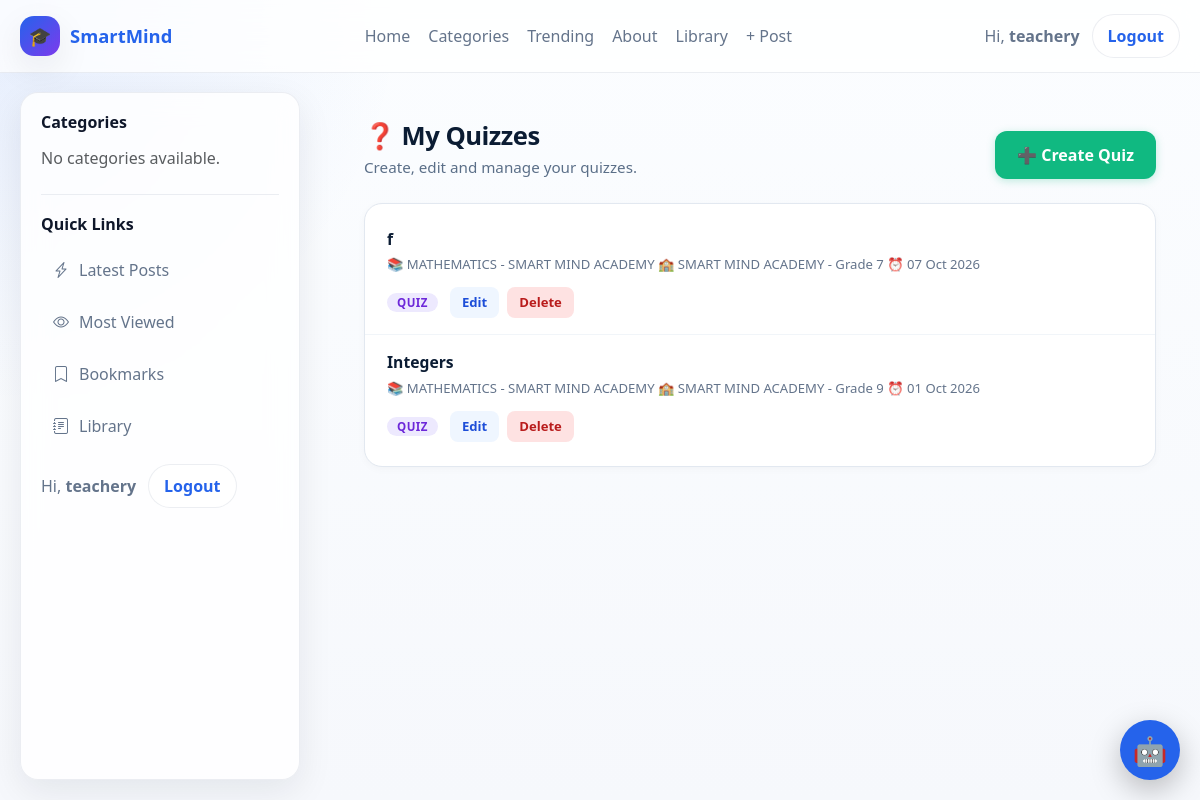
Screenshot of /assignments/quizzes/ (signed in) with the database file from the repository.
### accounts/models.py (models this page shows, shortened)
class User(AbstractUser):
    ROLE_CHOICES = [
        ("school_admin", "School Admin"),
        ("teacher", "Teacher"),
        ("student", "Student"),
        ("parent", "Parent"),
    ]
    role = models.CharField(
        max_length=20,
        choices=ROLE_CHOICES,
        default="student",
        db_index=True,
    )
    school = models.ForeignKey(
        "schools.School",
        on_delete=models.CASCADE,
        related_name="users",
        null=True,
        blank=True,
    )
    school_class = models.ForeignKey(
        "schools.SchoolClass",
        on_delete=models.SET_NULL,
        related_name="students",
        null=True,
        blank=True,
    )
    teacher_role = models.ForeignKey(
        "TeacherRole",
        on_delete=models.SET_NULL,
        null=True,
        blank=True,
        related_name="teachers",
    )
    admission_number = models.CharField(
        max_length=30,
        unique=True,
        blank=True,
        null=True,
        db_index=True,
    )
    employee_number = models.CharField(
        max_length=30,
        unique=True,
        blank=True,
        null=True,
        db_index=True,
    )
    tsc_number = models.CharField(
        max_length=30,
        blank=True,
        null=True,
    )
    phone_number = models.CharField(max_length=20, blank=True)
    profile_picture = models.ImageField(upload_to="profiles/", blank=True, null=True)
    date_of_birth = models.DateField(blank=True, null=True)
    is_verified = models.BooleanField(default=False)
    created_at = models.DateTimeField(default=timezone.now)
    updated_at = models.DateTimeField(auto_now=True)

### assignments/models.py (models this page shows, shortened)
class Assignment(models.Model):
    ASSIGNMENT_TYPES = (
        ('essay', 'Essay / Written'),
        ('quiz', 'Multiple Choice Quiz'),
        ('mixed', 'Mixed'),
    )
    title = models.CharField(max_length=200)
    description = CKEditor5Field("Description", config_name="default")
    teacher = models.ForeignKey(
        'accounts.User',
        on_delete=models.CASCADE,
        related_name="created_assignments"
    )
    from .storage import AssignmentStorage
    attachment = models.FileField(
        storage=AssignmentStorage(),
        upload_to="",
        blank=True,
        null=True,
    )
    school_class = models.ForeignKey(
        'schools.SchoolClass',
        on_delete=models.CASCADE,
        related_name="assignments",
    )
    subject = models.ForeignKey(
        "Subject",
        on_delete=models.CASCADE,
        related_name="assignments"
    )
    assignment_type = models.CharField(
        max_length=20,
        choices=ASSIGNMENT_TYPES,
        default='essay'
    )
    due_date = models.DateTimeField()
    total_marks = models.FloatField(default=100)
    duration_minutes = models.IntegerField(null=True, blank=True)
    is_timed = models.BooleanField(default=False)
    created_at = models.DateTimeField(auto_now_add=True)
    class Meta:
        ordering = ['-created_at']
        indexes = [
            models.Index(fields=["school_class"]),
            models.Index(fields=["subject"]),
            models.Index(fields=["teacher"]),
            models.Index(fields=["due_date"]),
        ]

class Subject(models.Model):
    school = models.ForeignKey(
        School,
        on_delete=models.CASCADE,
        related_name="subjects"
    )
    name = models.CharField(max_length=100)
    code = models.CharField(max_length=20, blank=True)
    class Meta:
        unique_together = ('school', 'name')
    def __str__(self):
        return f"{self.name} - {self.school.name}"

### schools/models.py (models this page shows, shortened)
class School(models.Model):
    name = models.CharField(max_length=255)
    code = models.SlugField(max_length=50, unique=True)
    slogan = models.CharField(max_length=255, blank=True)
    about = models.TextField(blank=True)
    logo = models.ImageField(
        upload_to="schools/logos/",
        blank=True,
        null=True
    )
    email = models.EmailField(blank=True)
    phone_number = models.CharField(max_length=20, blank=True)
    website = models.URLField(blank=True)
    address = models.CharField(max_length=255, blank=True)
    is_active = models.BooleanField(default=True)
    created_at = models.DateTimeField(auto_now_add=True)
    updated_at = models.DateTimeField(auto_now=True)
    class Meta:
        ordering = ["name"]

class SchoolClass(models.Model):
    LEVEL_CHOICES = [
        ("pre_primary", "Pre-Primary"),
        ("lower_primary", "Lower Primary"),
        ("upper_primary", "Upper Primary"),
        ("junior_school", "Junior School"),
        ("senior_school", "Senior School"),
    ]
    school = models.ForeignKey(
        School,
        on_delete=models.CASCADE,
        related_name="classes"
    )
    name = models.CharField(max_length=50)
    level = models.CharField(
        max_length=30,
        choices=LEVEL_CHOICES
    )
    order = models.PositiveSmallIntegerField(
        default=1,
        help_text="Used to sort classes."
    )
    is_active = models.BooleanField(default=True)
    class Meta:
        unique_together = ("school", "name")
        ordering = ["order", "name"]
    def __str__(self):
        return f"{self.school.name} - {self.name}"

### assignments/views.py (the view, shortened to what this page needs)
# urls.py: path("quizzes/", views.quiz_home, name="quiz_home"),
@login_required
def quiz_home(request):
    user = request.user
    if user.role == "teacher":
        quizzes = (
            Assignment.objects
            .filter(teacher=user, assignment_type="quiz")
            .select_related("school_class", "subject")
            .order_by("-created_at")
        )
        return render(request, "quiz_home.html", {
            "role": "teacher",
            "role_label": "Teacher",
            "quizzes": quizzes,
        })

### assignments/templates/quiz_home.html (shortened to what this page needs)
{% extends "base.html" %}
{% block content %}
<div class="quiz-home">
  {% if role == "teacher" or role == "school_admin" %}
    <div class="quiz-home-header">
      <div>
        <h2>❓ My Quizzes</h2>
        <p>
          {% if role == "school_admin" %}
            All quizzes across your school.
          {% else %}
            Create, edit and manage your quizzes.
          {% endif %}
        </p>
      </div>
      {% if role == "teacher" %}
        <a href="{% url 'create_quiz' %}" class="btn-create">
          ➕ Create Quiz
        </a>
      {% endif %}
    </div>
    {% if quizzes %}
      <div class="panel">
        {% for quiz in quizzes %}
          <div class="row">
            <div>
              <div class="row-title">{{ quiz.title }}</div>
              <div class="row-meta">
                {% if quiz.subject %}📚 {{ quiz.subject }}{% endif %}
                {% if quiz.school_class %}🏫 {{ quiz.school_class }}{% endif %}
                {% if quiz.due_date %}⏰ {{ quiz.due_date|date:"d M Y" }}{% endif %}
              </div>
            </div>
            <div style="display:flex;align-items:center;gap:12px;">
              <span class="badge">Quiz</span>
              {% if role == "teacher" %}
                <div class="actions">
                  <a href="{% url 'edit_quiz' quiz.id %}" class="edit">Edit</a>
                  <a href="{% url 'delete_quiz' quiz.id %}" class="delete">Delete</a>
                </div>
              {% endif %}
            </div>
          </div>
        {% endfor %}
      </div>
    {% endif %}
  {% else %}
    <div class="empty">
      <span class="icon">🚫</span>
      <p>You do not have permission to view quizzes.</p>
    </div>
  {% endif %}
</div>
{% endblock %}

### blog/templates/base.html (shortened to what this page needs)
{% load static %}
<!DOCTYPE html>
<html lang="en">
<head>
    <link href="https://cdn.jsdelivr.net/npm/bootstrap@5.3.7/dist/css/bootstrap.min.css" rel="stylesheet">
    <link rel="stylesheet" href="https://cdn.jsdelivr.net/npm/bootstrap-icons@1.11.3/font/bootstrap-icons.min.css">
    <link rel="stylesheet" href="{% static 'smartmind_ai/chatbot.css' %}">
    <link rel="stylesheet" href="{% static 'django_ckeditor_5/dist/styles.css' %}">
</head>
<body>
<div class="site-shell">
    <header class="site-navbar">
        <div class="nav-inner">
            <a href="{% url 'dashboard' %}" class="brand">
                <span class="brand-badge">🎓</span>
                <span>SmartMind</span>
            </a>
            <nav class="nav-links" aria-label="Main navigation">
                {% if user.is_authenticated %}
                    <a href="{% url 'dashboard' %}">Home</a>
                {% else %}
                    <a href="{% url 'blog:home' %}">Home</a>
                {% endif %}
                <a href="#">Categories</a>
                <a href="#">Trending</a>
                <a href="#">About</a>
                <a href="{% url 'library:home' %}">Library</a>
                <a href="{% url 'blog:add_post' %}">+ Post</a>
            </nav>
            <div class="user-box">
                {% if user.is_authenticated %}
                    <span>Hi, <strong>{{ user.username }}</strong></span>
                    <form action="{% url 'logout' %}" method="post" class="m-0">
                        <button type="submit" class="btn-pill">Logout</button>
                    </form>
                {% else %}
                    <a href="{% url 'login' %}" class="btn-pill">Login</a>
                {% endif %}
            </div>
        </div>
    </header>
    <div class="layout">
        <aside class="sidebar d-none d-lg-block">
            <div class="sidebar-section">
                <h3>Categories</h3>
                <div class="sidebar-links">
                    {% for category in categories %}
                        <a href="{% url 'blog:category_post' category.slug %}">
                            <i class="bi bi-folder2"></i>
                            <span>{{ category.name }}</span>
                        </a>
                    {% empty %}
                        <p class="text-muted mb-0">No categories available.</p>
                    {% endfor %}
                </div>
            </div>
            <div class="sidebar-section">
                <h3>Quick Links</h3>
                <div class="sidebar-links">
                    <a href="#"><i class="bi bi-lightning-charge"></i><span>Latest Posts</span></a>
                    <a href="#"><i class="bi bi-eye"></i><span>Most Viewed</span></a>
                    <a href="#"><i class="bi bi-bookmark"></i><span>Bookmarks</span></a>
                    <a href="{% url 'library:home' %}"><i class="bi bi-journal-text"></i><span>Library</span></a>
                </div>
                <div class="user-box mt-3">
                    {% if user.is_authenticated %}
                        <span>Hi, <strong>{{ user.username }}</strong></span>
                        <form action="{% url 'logout' %}" method="post" class="m-0">
                            <button type="submit" class="btn-pill">Logout</button>
                        </form>
                    {% else %}
                        <a href="{% url 'login' %}" class="btn-pill">Login</a>
                    {% endif %}
                </div>
            </div>
        </aside>
        <main>
            <div class="content-wrap">
                {% block content %}{% endblock %}
            </div>
        </main>
    </div>
</div>
{% include "smartmind_ai/chatbot.html" %}
</body>
</html>

### blog/templates/base.html (style rules this page uses)
:root { --bg: #f6f8fc; --surface: rgba(255, 255, 255, 0.82); --surface-solid: #ffffff; --text: #0f172a; --muted: #64748b; --primary: #2563eb; --primary-2: #1d4ed8; --border: rgba(148, 163, 184, 0.18); --shadow: 0 12px 35px rgba(15, 23, 42, 0.08); --radius: 18px; --navbar-h: 72px; --sidebar-w: 280px; --layout-pad: 20px; }
* { box-sizing: border-box; }
html { scroll-behavior: smooth; }
body { margin: 0; font-family: system-ui, -apple-system, BlinkMacSystemFont, "Segoe UI", sans-serif; background: radial-gradient(circle at top left, rgba(37, 99, 235, 0.10), transparent 28%), linear-gradient(180deg, #fbfdff 0%, var(--bg) 100%); color: var(--text); overflow-x: hidden; }
a { text-decoration: none; }
.site-shell { min-height: 100vh; display: flex; flex-direction: column; }
.site-navbar { position: sticky; top: 0; z-index: 1030; backdrop-filter: blur(16px); background: rgba(255, 255, 255, 0.76); border-bottom: 1px solid var(--border); }
.nav-inner { max-width: 1400px; margin: 0 auto; padding: 14px 20px; display: flex; align-items: center; justify-content: space-between; gap: 16px; }
.brand { display: flex; align-items: center; gap: 10px; font-weight: 800; color: var(--primary); font-size: 1.15rem; white-space: nowrap; }
.brand-badge { width: 40px; height: 40px; display: grid; place-items: center; border-radius: 14px; background: linear-gradient(135deg, var(--primary), #7c3aed); color: #fff; box-shadow: var(--shadow); }
.nav-links { display: flex; align-items: center; gap: 18px; flex-wrap: wrap; }
.nav-links a { color: var(--muted); font-weight: 500; transition: color 0.2s ease; }
.user-box { display: flex; align-items: center; gap: 12px; color: var(--muted); }
.btn-pill { border: 1px solid var(--border); background: var(--surface-solid); color: var(--primary); padding: 9px 15px; border-radius: 999px; font-weight: 600; transition: all 0.2s ease; }
.layout { display: flex; align-items: flex-start; width: 100%; padding: var(--layout-pad); flex: 1; }
.sidebar { position: fixed; top: calc(var(--navbar-h) + var(--layout-pad)); left: var(--layout-pad); width: var(--sidebar-w); height: calc(100vh - var(--navbar-h) - (var(--layout-pad) * 2)); overflow-y: auto; background: var(--surface); backdrop-filter: blur(14px); border: 1px solid var(--border); border-radius: var(--radius); box-shadow: var(--shadow); padding: 20px; }
.sidebar-section + .sidebar-section { margin-top: 24px; padding-top: 20px; border-top: 1px solid var(--border); }
.sidebar h3 { margin: 0 0 14px; font-size: 1rem; font-weight: 700; }
.sidebar-links { display: grid; gap: 8px; }
.sidebar-links a { display: flex; align-items: center; gap: 10px; padding: 10px 12px; border-radius: 12px; color: var(--muted); transition: background 0.2s ease, color 0.2s ease, transform 0.2s ease; }
main { flex: 1; margin-left: calc(var(--sidebar-w) + var(--layout-pad) + 20px); min-width: 0; padding: 0; }
.content-wrap { background: transparent; min-width: 0; }

### rows the page displays
User: username "teachery"
Assignment: title "f", subject "MATHEMATICS - SMART MIND ACADEMY", school_class "SMART MIND ACADEMY - Grade 7", due_date "07 Oct 2026"
Assignment: title "Integers", subject "MATHEMATICS - SMART MIND ACADEMY", school_class "SMART MIND ACADEMY - Grade 9", due_date "01 Oct 2026"
